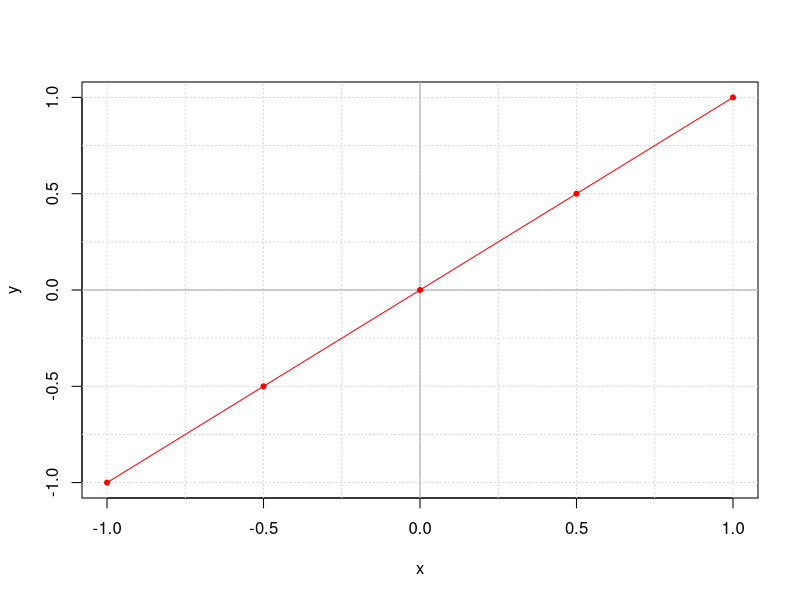
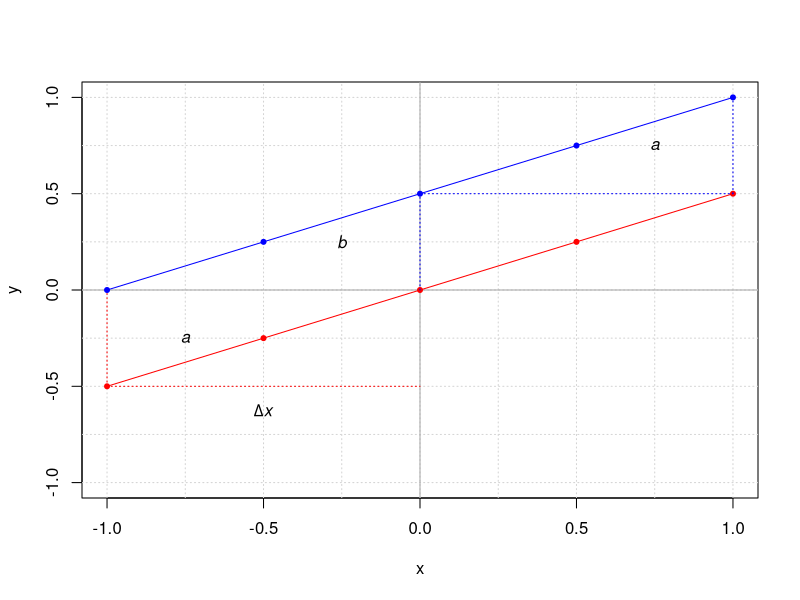

Write R code to recreate these figures, in order.
## ---- chunk 1

plot(NA, NA, xlim = c(-1, 1), ylim= c(-1, 1),
     xlab = "x", ylab = "y")
for(i in seq(-1, 1, by = 0.25)) abline(v = i, lty = 3, col = "lightgrey")
for(i in seq(-1, 1, by = 0.25)) abline(h = i, lty = 3, col = "lightgrey")
abline(v = 0, col = "darkgrey")
abline(h = 0, col = "darkgrey")
points(seq(-1, 1, by = 0.5), seq(-1, 1, by = 0.5), pch = 20, col = "red")
lines(seq(-1, 1, by = 0.5), seq(-1, 1, by = 0.5), col = "red")

## ---- chunk 2

plot(NA, NA, xlim = c(-1, 1), ylim= c(-1, 1),
     xlab = "x", ylab = "y")
for(i in seq(-1, 1, by = 0.25)) abline(v = i, lty = 3, col = "lightgrey")
for(i in seq(-1, 1, by = 0.25)) abline(h = i, lty = 3, col = "lightgrey")
abline(v = 0, col = "darkgrey")
abline(h = 0, col = "darkgrey")
points(seq(-1, 1, by = 0.5), seq(-1, 1, by = 0.5) * 0.5, pch = 20, col = "red")
lines(seq(-1, 1, by = 0.5), seq(-1, 1, by = 0.5) * 0.5, col = "red")

lines(c(-1, 0), c(-0.5, -0.5), lty = 3, col = "red")
lines(c(-1, -1), c(-0.5, 0), lty = 3, col = "red")

text(x = -0.75, y = -0.25, labels = expression(italic(a)))
text(x = -0.5, y = -0.625, labels = expression(paste(Delta, italic(x), sep = "")))

points(seq(-1, 1, by = 0.5), seq(-1, 1, by = 0.5) * 0.5 + 0.5, pch = 20, col = "blue")
lines(seq(-1, 1, by = 0.5), seq(-1, 1, by = 0.5) * 0.5 + 0.5, col = "blue")

lines(c(0, 0), c(0, 0.5), lty = 3, col = "blue")
lines(c(0, 1), c(0.5, 0.5), lty = 3, col = "blue")
lines(c(1, 1), c(0.5, 1), lty = 3, col = "blue")
text(x = -0.25, y = 0.25, label = expression(italic(b)))
text(x = 0.75, y = 0.75, label = expression(italic(a)))
    
